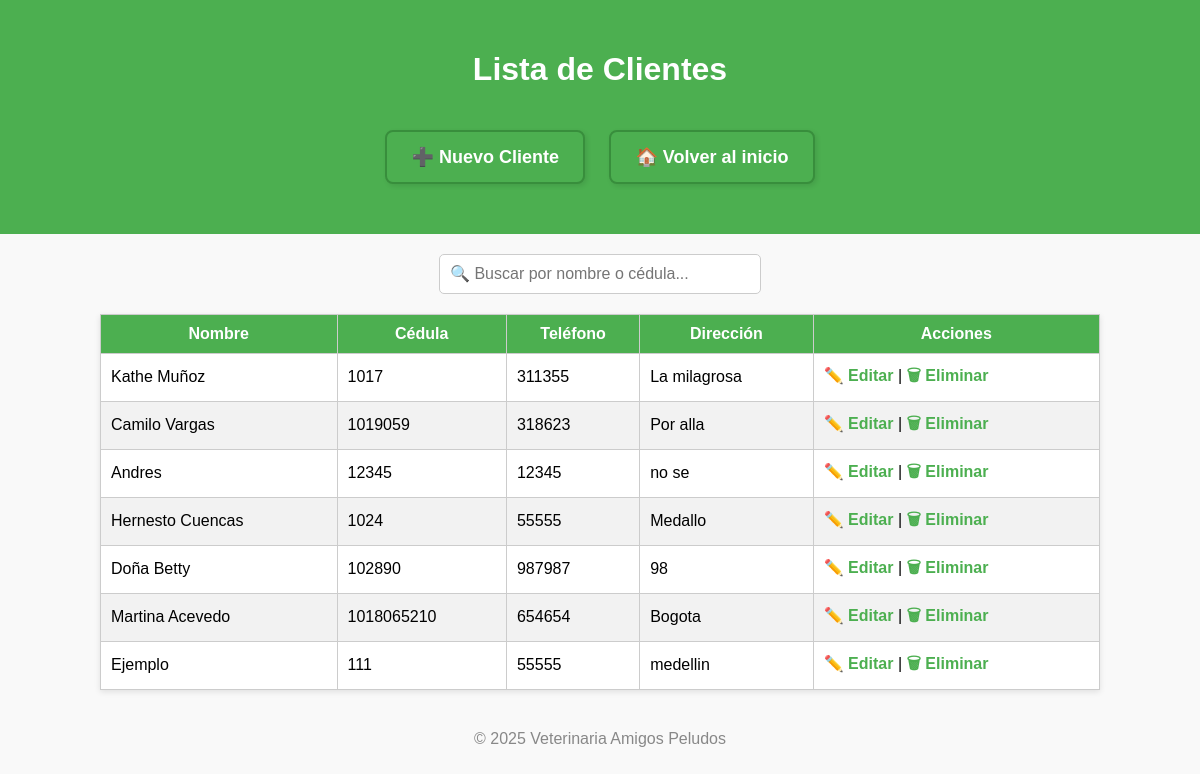
/clientes/lista/, run on an earlier commit of the app's database.
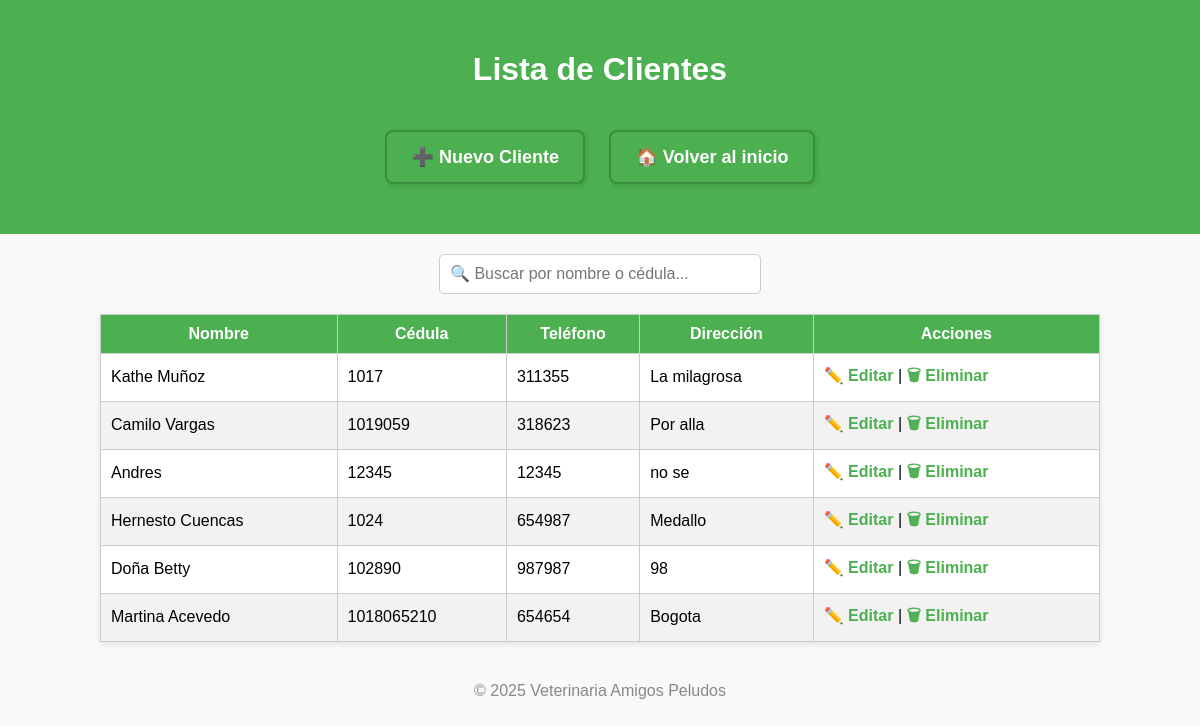
And on a later commit of the database.
### principal/models.py (models this page shows, shortened)
class Cliente(models.Model):
    nombre = models.CharField(max_length=100)
    cedula = models.CharField(max_length=20, unique=True)
    telefono = models.CharField(max_length=20, blank=True, null=True)
    direccion = models.CharField(max_length=255, blank=True, null=True)
    activo = models.BooleanField(default=True)

### principal/views.py (the view)
# urls.py: path('clientes/lista/', views.lista_clientes, name='lista_clientes'),
def lista_clientes(request):
    clientes = Cliente.objects.filter(activo=True)
    return render(request, 'principal/lista_clientes.html', {'clientes': clientes})

### principal/templates/principal/lista_clientes.html (shortened to what this page needs)
{% load static %}
<!DOCTYPE html>
<html lang="es">
<head>
</head>
<body>
<header>
    <h1>Lista de Clientes</h1>
    <a href="{% url 'crear_cliente' %}" class="btn">➕ Nuevo Cliente</a>
    <a href="{% url 'inicio' %}" class="btn">🏠 Volver al inicio</a>
</header>
<div class="search-box">
    <input type="text" id="buscar" placeholder="🔍 Buscar por nombre o cédula...">
</div>
<table id="tabla-clientes">
    <thead>
        <tr>
            <th>Nombre</th>
            <th>Cédula</th>
            <th>Teléfono</th>
            <th>Dirección</th>
            <th>Acciones</th>
        </tr>
    </thead>
    <tbody>
        {% for cliente in clientes %}
        <tr>
            <td>{{ cliente.nombre }}</td>
            <td>{{ cliente.cedula }}</td>
            <td>{{ cliente.telefono }}</td>
            <td>{{ cliente.direccion }}</td>
            <td>
                <a href="{% url 'editar_cliente' cliente.cedula %}">✏️ Editar</a> |
                <a href="{% url 'eliminar_cliente' cliente.cedula %}" onclick="return confirm('¿Eliminar este cliente?');">🗑 Eliminar</a>
            </td>
        </tr>
        {% empty %}
        <tr><td colspan="5">No hay clientes registrados.</td></tr>
        {% endfor %}
    </tbody>
</table>
<footer>
    <p>© 2025 Veterinaria Amigos Peludos</p>
</footer>
</body>
</html>

### principal/templates/principal/lista_clientes.html (style rules this page uses)
body { font-family: Arial, sans-serif; background-color: #f9f9f9; padding: 0; margin: 0; text-align: center; }
header { background-color: #4CAF50; color: white; padding: 30px 20px; }
.btn { display: inline-flex; align-items: center; gap: 8px; margin: 20px 10px; padding: 14px 24px; background-color: #4CAF50; color: white; text-decoration: none; border-radius: 8px; font-size: 18px; font-weight: bold; border: 2px solid #388e3c; box-shadow: 2px 2px 5px rgba(0, 0, 0, 0.1); transition: background-color 0.3s ease, transform 0.2s ease; }
.search-box { margin: 20px auto; }
.search-box input { padding: 10px; width: 300px; font-size: 16px; border-radius: 5px; border: 1px solid #ccc; }
table { margin: 20px auto; border-collapse: collapse; width: 90%; max-width: 1000px; background-color: white; box-shadow: 0 2px 6px rgba(0,0,0,0.1); }
th, td { padding: 10px; border: 1px solid #ccc; text-align: left; }
th { background-color: #4CAF50; color: white; text-align: center; }
tr:nth-child(even) { background-color: #f2f2f2; }
td a { text-decoration: none; color: #4CAF50; font-weight: bold; }
footer { margin-top: 40px; color: #888; }

What changed in the data, as far as the page shows it:
removed Cliente: nombre "Ejemplo", cedula "111", telefono "55555", direccion "medellin"
changed Cliente "Hernesto Cuencas": telefono "55555" → "654987"
